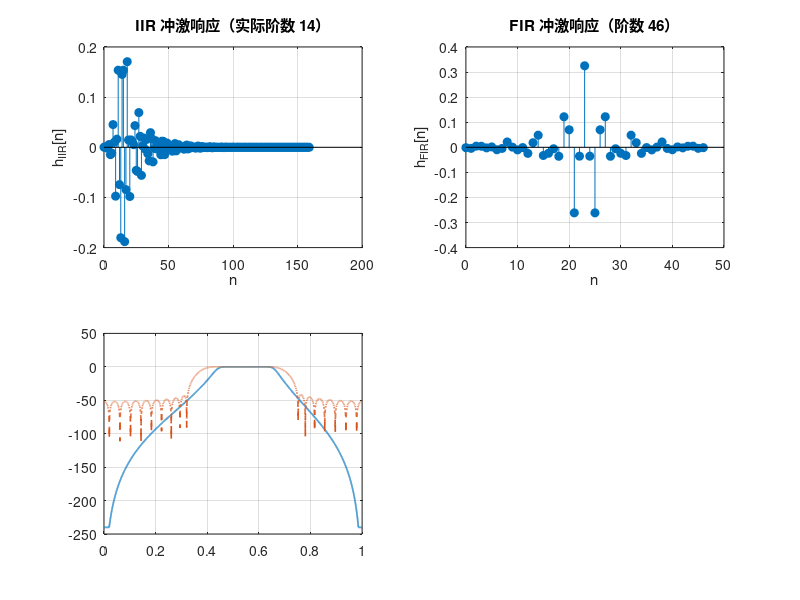

Write the MATLAB code that produced this figure. (Note: this script raises an error after producing the figure.)
%% 实验4 基于 MATLAB 的数字滤波器设计
clear; close all; clc;

%% 指导书给定指标（频率均相对 Nyquist 频率归一化）
Wp = [0.45, 0.65];
Ws = [0.30, 0.75];
Rp = 1;                 % 通带峰值起伏/dB
Rs = 40;                % 最小阻带衰减/dB

%% IIR Butterworth 设计
[iir_half_order, Wn_iir] = buttord(Wp, Ws, Rp, Rs);
[b_iir, a_iir] = butter(iir_half_order, Wn_iir, 'bandpass');
[sos_iir, gain_iir] = tf2sos(b_iir, a_iir);

%% FIR Kaiser 窗设计
passband_deviation = (10^(Rp/20)-1) / (10^(Rp/20)+1);
stopband_deviation = 10^(-Rs/20);
deviations = [stopband_deviation, passband_deviation, stopband_deviation];
[fir_order, Wn_fir, beta, fir_type] = kaiserord( ...
    [Ws(1), Wp(1), Wp(2), Ws(2)], [0, 1, 0], deviations, 2);
fir_order = fir_order + mod(fir_order, 2);  % 偶数阶 Type-I 线性相位 FIR
b_fir = fir1(fir_order, Wn_fir, fir_type, kaiser(fir_order+1, beta), 'noscale');
a_fir = 1;

%% 频率响应和指标测量
n_frequency_points = 8192;
[H_iir, w] = freqz(b_iir, a_iir, n_frequency_points);
H_fir = freqz(b_fir, a_fir, n_frequency_points);
normalized_frequency = w/pi;
mag_iir_db = 20*log10(max(abs(H_iir), 1e-12));
mag_fir_db = 20*log10(max(abs(H_fir), 1e-12));

passband = normalized_frequency >= Wp(1) & normalized_frequency <= Wp(2);
stopband = normalized_frequency <= Ws(1) | normalized_frequency >= Ws(2);
iir_ripple = max(mag_iir_db(passband)) - min(mag_iir_db(passband));
fir_ripple = max(mag_fir_db(passband)) - min(mag_fir_db(passband));
iir_stop_attenuation = -max(mag_iir_db(stopband));
fir_stop_attenuation = -max(mag_fir_db(stopband));

result_dir = fullfile(fileparts(mfilename('fullpath')), 'results');
if ~exist(result_dir, 'dir'), mkdir(result_dir); end

%% 冲激响应、幅度和相位频响
impulse_length = max(160, fir_order+1);
[h_iir, n_iir] = impz(b_iir, a_iir, impulse_length);
[h_fir, n_fir] = impz(b_fir, a_fir, fir_order+1);

fig1 = figure('Name', '实验4：IIR 与 FIR 带通滤波器', 'Color', 'w');
subplot(2,2,1); stem(n_iir, h_iir, 'filled'); grid on;
title(sprintf('IIR 冲激响应（实际阶数 %d）', length(a_iir)-1)); xlabel('n'); ylabel('h_I_I_R[n]');
subplot(2,2,2); stem(n_fir, h_fir, 'filled'); grid on;
title(sprintf('FIR 冲激响应（阶数 %d）', fir_order)); xlabel('n'); ylabel('h_F_I_R[n]');
subplot(2,2,3); plot(normalized_frequency, mag_iir_db, 'LineWidth', 1.2); hold on;
plot(normalized_frequency, mag_fir_db, '--', 'LineWidth', 1.2); grid on;
yline(-Rp, 'k:'); yline(-Rs, 'k:'); xline(Wp(1), 'k:'); xline(Wp(2), 'k:');
xline(Ws(1), 'k:'); xline(Ws(2), 'k:'); ylim([-100, 5]); xlim([0, 1]);
title('幅度响应'); xlabel('归一化频率 \omega/\pi'); ylabel('幅度/dB');
legend('IIR Butterworth', 'FIR Kaiser', 'Location', 'south');
subplot(2,2,4); plot(normalized_frequency, unwrap(angle(H_iir)), 'LineWidth', 1.1); hold on;
plot(normalized_frequency, unwrap(angle(H_fir)), '--', 'LineWidth', 1.1); grid on;
title('展开相位响应'); xlabel('归一化频率 \omega/\pi'); ylabel('相位/rad');
legend('IIR Butterworth', 'FIR Kaiser', 'Location', 'best');
sgtitle('数字带通滤波器设计');
saveas(fig1, fullfile(result_dir, 'filter_responses.png'));

%% 零极点分布
fig2 = figure('Name', '实验4：零极点分布', 'Color', 'w');
subplot(1,2,1); zplane(b_iir, a_iir); title('IIR 零极点图');
subplot(1,2,2); zplane(b_fir, a_fir); title('FIR 零极点图');
saveas(fig2, fullfile(result_dir, 'pole_zero_plots.png'));

%% 实现结构示意图
fig3 = figure('Name', '实验4：实现结构', 'Color', 'w');
subplot(2,1,1); draw_iir_sos_structure(sos_iir, gain_iir);
subplot(2,1,2); draw_fir_structure(fir_order);
saveas(fig3, fullfile(result_dir, 'implementation_structures.png'));

save(fullfile(result_dir, 'filter_coefficients.mat'), ...
    'b_iir', 'a_iir', 'sos_iir', 'gain_iir', 'b_fir', 'a_fir');

fprintf('IIR：实际阶数 %d，通带起伏 %.3f dB，阻带衰减 %.2f dB。\n', ...
    length(a_iir)-1, iir_ripple, iir_stop_attenuation);
fprintf('FIR：阶数 %d，通带起伏 %.3f dB，阻带衰减 %.2f dB。\n', ...
    fir_order, fir_ripple, fir_stop_attenuation);

function draw_iir_sos_structure(sos, gain_value)
    cla; axis([0, 10, 0, 2]); axis off; hold on;
    section_count = size(sos, 1);
    text(0.2, 1, 'x[n]', 'FontSize', 11, 'HorizontalAlignment', 'center');
    plot([0.5, 1.1], [1, 1], 'k-', 'LineWidth', 1.2);
    rectangle('Position', [1.1, 0.65, 1.0, 0.7]);
    text(1.6, 1, sprintf('g=%.3g', gain_value), 'HorizontalAlignment', 'center');
    x_previous = 2.1;
    shown_sections = min(section_count, 4);
    for section = 1:shown_sections
        x_left = 2.3 + (section-1)*1.65;
        plot([x_previous, x_left], [1, 1], 'k-', 'LineWidth', 1.2);
        rectangle('Position', [x_left, 0.55, 1.35, 0.9]);
        text(x_left+0.675, 1.12, sprintf('SOS %d', section), ...
            'HorizontalAlignment', 'center', 'FontWeight', 'bold');
        text(x_left+0.675, 0.82, '二阶直接型 II', 'HorizontalAlignment', 'center', 'FontSize', 8);
        x_previous = x_left + 1.35;
    end
    if section_count > shown_sections
        text(x_previous+0.4, 1, sprintf('... 共 %d 节', section_count), 'FontSize', 10);
        x_previous = x_previous + 1.4;
    end
    plot([x_previous, min(9.5, x_previous+0.6)], [1, 1], 'k-', 'LineWidth', 1.2);
    text(min(9.7, x_previous+0.9), 1, 'y[n]', 'FontSize', 11);
    title('IIR 推荐实现：增益与二阶节级联');
end

function draw_fir_structure(order)
    cla; axis([0, 10, 0, 3]); axis off; hold on;
    plot([0.6, 9.2], [2.2, 2.2], 'k-', 'LineWidth', 1.2);
    text(0.25, 2.2, 'x[n]', 'FontSize', 11);
    block_x = [2.0, 4.0, 6.0];
    labels = {'z^{-1}', 'z^{-1}', '... z^{-1}'};
    taps = {'b_0', 'b_1', 'b_N'};
    for idx = 1:numel(block_x)
        rectangle('Position', [block_x(idx), 1.9, 1.0, 0.6]);
        text(block_x(idx)+0.5, 2.2, labels{idx}, 'HorizontalAlignment', 'center');
        plot([block_x(idx)+0.5, block_x(idx)+0.5], [1.9, 1.15], 'k-');
        text(block_x(idx)+0.5, 0.95, taps{idx}, 'HorizontalAlignment', 'center');
        plot([block_x(idx)+0.5, 8.2], [0.75, 0.75], 'k-');
    end
    text(8.3, 0.75, '\Sigma', 'FontSize', 18, 'HorizontalAlignment', 'center');
    plot([8.55, 9.2], [0.75, 0.75], 'k-');
    text(9.55, 0.75, 'y[n]', 'FontSize', 11);
    title(sprintf('FIR 直接型抽头延迟线（N=%d，系数关于中心对称）', order));
end
